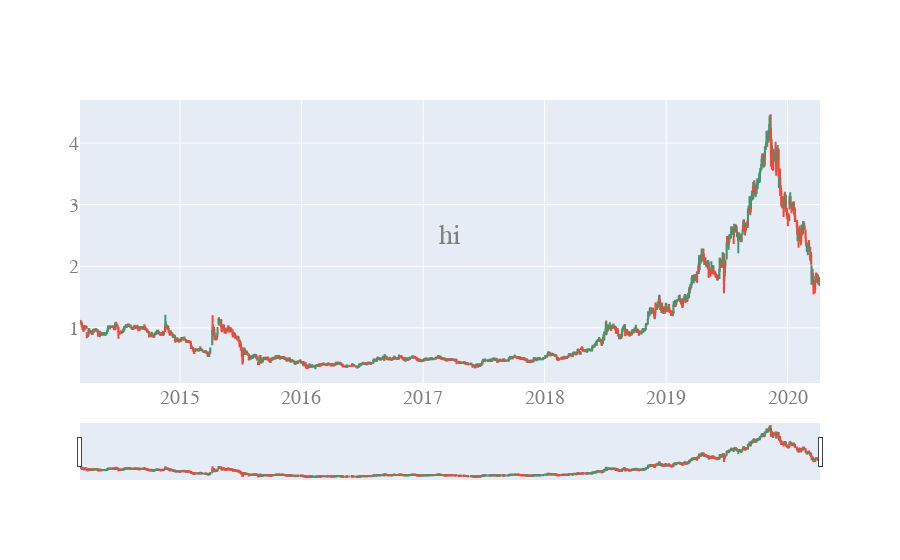

Notebook code cell kept with this figure:
### Code cell
import plotly.express as px
import plotly.graph_objects as go

df = dfKLine

fig = go.Figure(data=[go.Candlestick(x=df['date'],
                open=df['openPrice'],
                high=df['high'],
                low=df['low'],
                close=df['lastPrice'])])
fig.update_layout(
    title= {
        'text': 'hi',
        'y':0.6,
        'x':0.5,
        'xanchor': 'center',
        'yanchor': 'top'},
      font=dict(
        family="Courier New, monospace",
        size=20,
        color="#7f7f7f"
    )
    )
fig.show()

### Figure 1 — Plotly figure (JSON) as saved in the notebook; plotly's stock layout.template omitted (floating-point values rounded to 4 significant figures; data arrays with more than 128 entries replaced by an {"elided": "..."} marker saying what was removed)
{"data": [{"close": {"elided": "1500 float values"}, "high": {"elided": "1500 str values"}, "low": {"elided": "1500 str values"}, "open": {"elided": "1500 float values"}, "type": "candlestick", "x": {"elided": "1500 str values"}}], "layout": {"font": {"color": "#7f7f7f", "family": "Courier New, monospace", "size": 20}, "title": {"text": "hi", "x": 0.5, "xanchor": "center", "y": 0.6, "yanchor": "top"}}}
